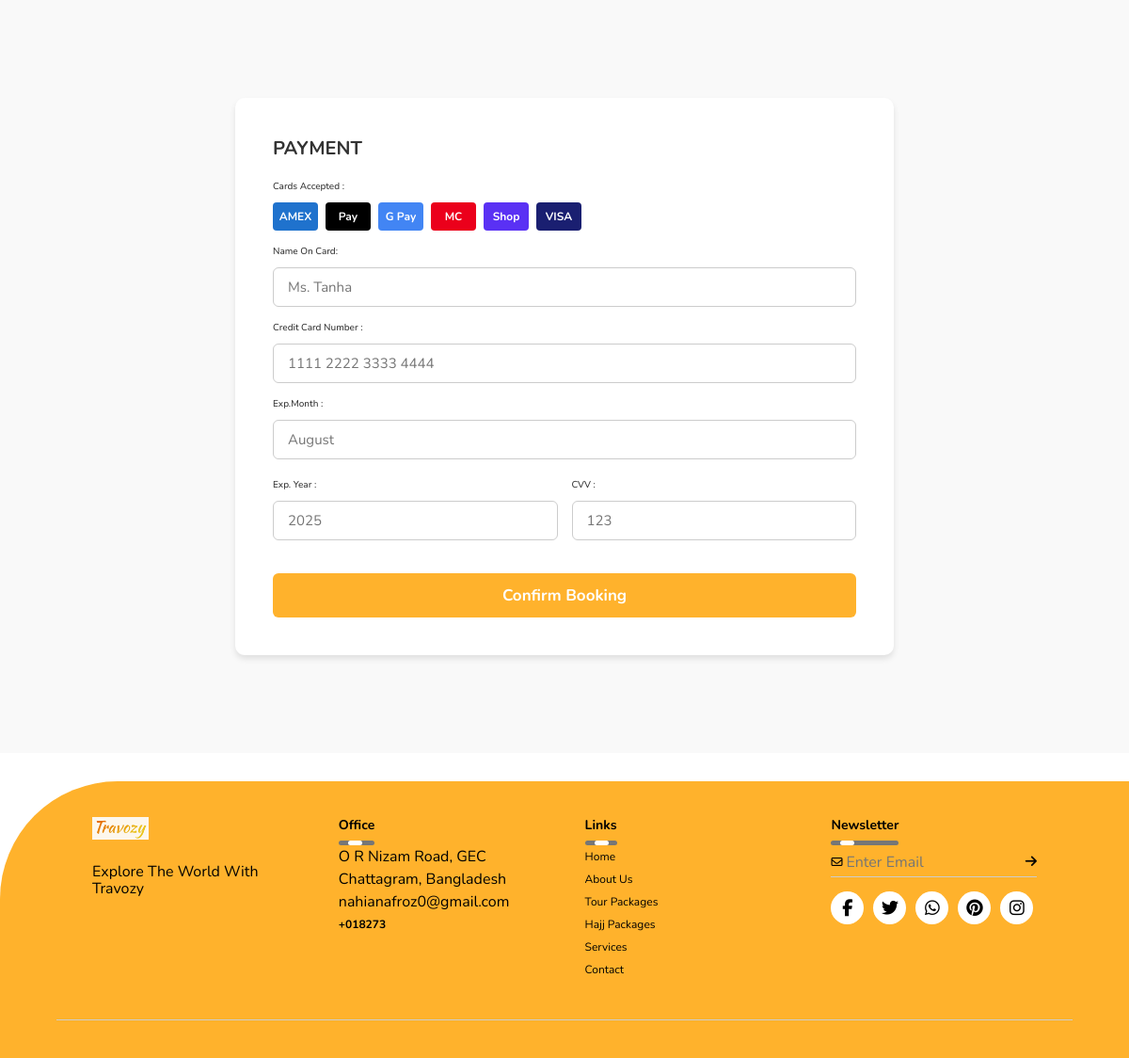
Page /payment/1/ on the earlier database version.
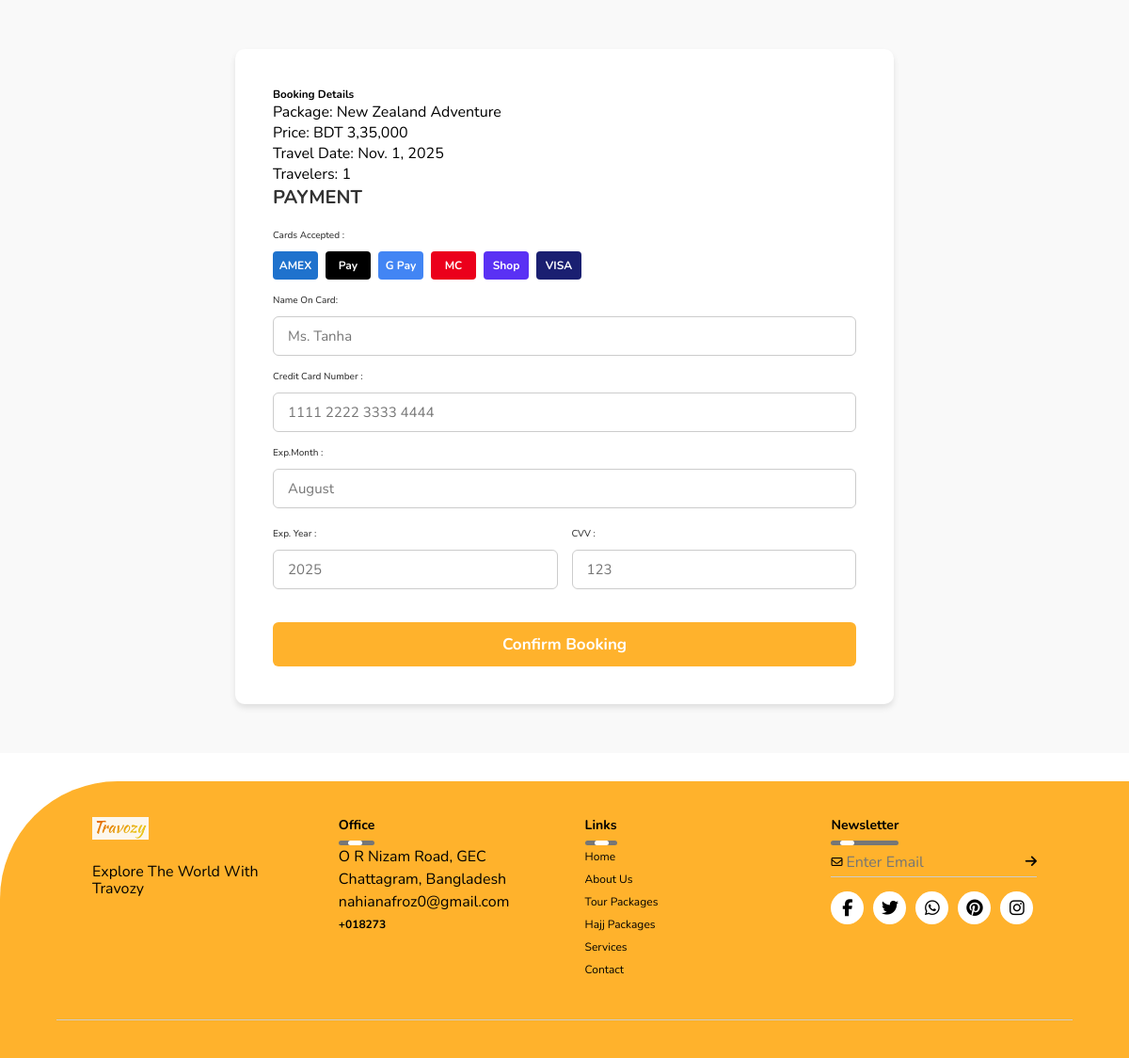
Same page on the later database version.
### Tra_vozy/models.py (models this page shows, shortened)
class Booking(models.Model):
    PACKAGE_TYPES = [
        ('tour', 'Tour Package'),
        ('hajj', 'Hajj Package'),
    ]
    package_id = models.CharField(max_length=50)
    package_type = models.CharField(max_length=10, choices=PACKAGE_TYPES, default='tour')
    package_title = models.CharField(max_length=200)
    package_price = models.CharField(max_length=100)
    full_name = models.CharField(max_length=100)
    email = models.EmailField()
    phone = models.CharField(max_length=20)
    travel_date = models.DateField()
    number_of_travelers = models.PositiveIntegerField(default=1)
    special_requests = models.TextField(blank=True, null=True)
    booking_date = models.DateTimeField(default=timezone.now)
    status = models.CharField(max_length=20, default='pending')
    class Meta:
        ordering = ['-booking_date']

### Tra_vozy/views.py (the view)
# urls.py: path('payment/<int:booking_id>/', views.payment_page, name='payment'),
def payment_page(request, booking_id=None):
    context = {}
    if booking_id:
        try:
            booking = Booking.objects.get(id=booking_id)
            context['booking'] = booking
        except Booking.DoesNotExist:
            pass
    return render(request, 'Tra_vozy/payment.html', context)

### Tra_vozy/templates/Tra_vozy/payment.html (shortened to what this page needs)
{% load static %}
<!DOCTYPE html>
<html lang="en">
<head>
    <link rel="stylesheet" href="https://cdnjs.cloudflare.com/ajax/libs/font-awesome/6.7.2/css/all.min.css">
    <link rel="stylesheet" href="{% static 'css/style.css' %}">
    <link href='https://unpkg.com/boxicons@2.1.4/css/boxicons.min.css' rel='stylesheet'>
    <link href="https://unpkg.com/aos@2.3.4/dist/aos.css" rel="stylesheet">
    <link rel="stylesheet" href="https://cdn.jsdelivr.net/npm/swiper@11/swiper-bundle.min.css" />
</head>
<body>
    <div class="payment-container">
        <form action="/process-payment/" method="post">
            {% if booking %}
                <div class="booking-info">
                    <h3>Booking Details</h3>
                    <p>Package: {{ booking.package_title }}</p>
                    <p>Price: {{ booking.package_price }}</p>
                    <p>Travel Date: {{ booking.travel_date }}</p>
                    <p>Travelers: {{ booking.number_of_travelers }}</p>
                </div>
            {% endif %}
            <div class="payment-column">
                <h3 class="payment-title">payment</h3>
                <div class="payment-input-box">
                    <span>Cards Accepted :</span>
                    <div class="payment-cards">
                        <div class="payment-card-icon payment-amex">AMEX</div>
                        <div class="payment-card-icon payment-apple">Pay</div>
                        <div class="payment-card-icon payment-google">G Pay</div>
                        <div class="payment-card-icon payment-mastercard">MC</div>
                        <div class="payment-card-icon payment-shop">Shop</div>
                        <div class="payment-card-icon payment-visa">VISA</div>
                    </div>
                </div>
                <div class="payment-input-box">
                    <span>Name On Card:</span>
                    <input type="text" name="card_name" placeholder="Ms. Tanha" required>
                </div>
                <div class="payment-input-box">
                    <span>Credit Card Number :</span>
                    <input type="text" name="card_number" placeholder="1111 2222 3333 4444" required>
                </div>
                <div class="payment-input-box">
                    <span>Exp.Month :</span>
                    <input type="text" name="exp_month" placeholder="August" required>
                </div>
                <div class="payment-flex">
                    <div class="payment-input-box">
                        <span>Exp. Year :</span>
                        <input type="text" name="exp_year" placeholder="2025" required>
                    </div>
                    <div class="payment-input-box">
                        <span>CVV :</span>
                        <input type="text" name="cvv" placeholder="123" required>
                    </div>
                </div>
            </div>
            <button type="submit" class="payment-btn">Confirm Booking</button>
        </form>
    </div>
    <footer class="footer" data-aos="fade-right" data-aos-duration="1000" data-aos-easing="ease-in-out">
        <div class="row">
            <div class="col">
                <img src="{% static 'img/Capture.png' %}" class="logo" />
                <p>Explore the world with Travozy</p>
            </div>
            <div class="col">
                <h3>Office <div class="underline"><span></span></div>
                </h3>
                <p>O R Nizam Road, GEC</p>
                <p>Chattagram, Bangladesh</p>
                <p class="email-id">nahianafroz0@gmail.com</p>
                <h4>+018273</h4>
            </div>
            <div class="col">
                <h3>Links<div class="underline"><span></span></div>
                </h3>
                <ul>
                    <li><a href="{% url 'index' %}">Home</a></li>
                    <li><a href="{% url 'about' %}">About us</a></li>
                    <li><a href="{% url 'tour-packages' %}">Tour packages</a></li>
                    <li><a href="{% url 'hajj' %}">Hajj Packages</a></li>
                    <li><a href="{% url 'services' %}">Services</a></li>
                    <li><a href="{% url 'contact' %}">Contact</a></li>
                </ul>
            </div>
            <div class="col">
                <h3>Newsletter<div class="underline"><span></span></div>
                </h3>
                <form>
                    <i class="far fa-envelope"></i>
                    <input type="email" placeholder="Enter Email" required />
                    <button type="submit"><i class="fas fa-arrow-right"></i></button>
                </form>
                <div class="social-icons">
                    <a href="https://facebook.com" target="_blank"><i class="fab fa-facebook-f"></i></a>
                    <a href="https://twitter.com" target="_blank"><i class="fab fa-twitter"></i></a>
                    <a href="https://whatsapp.com" target="_blank"><i class="fab fa-whatsapp"></i></a>
                    <a href="https://pinterest.com" target="_blank"><i class="fab fa-pinterest"></i></a>
                    <a href="https://instagram.com" target="_blank"><i class="fab fa-instagram"></i></a>
                </div>
            </div>
        </div>
        <hr />
    </footer>
</html>

### Tra_vozy/static/css/style.css (style rules this page uses)
:root { --golden: #ffb22c; }
* { font-family: "Nunito", sans-serif; margin: 0; padding: 0; box-sizing: border-box; text-transform: capitalize; outline: none; border: none; text-decoration: none; transition: all 0.2s linear; }
html { font-size: 62.5%; overflow-x: hidden; scroll-padding-top: 6rem; scroll-behavior: smooth; }
input[type="text"], input[type="email"], input[type="password"] { text-transform: none !important; -webkit-text-transform: none !important; -moz-text-transform: none !important; -ms-text-transform: none !important; font-variant: none !important; text-rendering: auto !important; }
.footer { width: 100%; background: #ffb22c; color: #000; padding: 20px 0; border-top-left-radius: 125px; font-size: 12px; line-height: 18px; text-align: center; margin-top: 30px; }
.footer .row { width: 85%; margin: auto; display: flex; flex-wrap: wrap; align-items: stretch; justify-content: space-between; padding: 10px 0; }
.footer .col { flex-basis: 23%; padding: 8px; box-sizing: border-box; text-align: left; }
.footer .col p, .footer .col ul { margin: 0; padding: 0; }
.footer .col p { margin-bottom: 6px; }
.footer .col ul li { margin-bottom: 6px; }
.footer .logo { width: 60px; margin-bottom: 20px; height: 24px; }
.footer .col h3 { width: fit-content; margin-bottom: 15px; position: relative; }
.footer .email-id { text-transform: none; width: fit-content; margin-bottom: 1px solid #ccc; margin: 15px 0; }
.footer ul li { list-style: none; }
.footer ul li a { text-decoration: none; color: #000; font-size: 12px; transition: color 0.3s ease, transform 0.3s ease; }
.footer form { display: flex; align-items: center; justify-content: space-between; border-bottom: 1px solid #ccc; margin-bottom: 15px; }
.footer form input { text-transform: none; flex: 1; margin-right: 8px; padding: 4px; border: none; outline: none; background: transparent; color: #fff; }
.footer form button { background: transparent; border: none; outline: none; cursor: pointer; }
.footer form button .fas { font-size: 14px; color: #000; transition: all 0.3s ease; }
.footer .social-icons { display: flex; flex-wrap: wrap; gap: 10px; }
.footer .social-icons .fab { width: 35px; height: 35px; border-radius: 50%; text-align: center; line-height: 35px; font-size: 18px; color: #000; background: #fff; cursor: pointer; transition: all 0.3s ease; }
.footer hr { width: 90%; border: 0; border-bottom: 1px solid #ccc; margin: 20px auto; }
.footer .underline { width: 100%; height: 5px; background: #767676; border-radius: 3px; position: absolute; top: 25px; left: 0; overflow: hidden; }
.footer .underline span { width: 15px; height: 100%; background: #fff; border-radius: 3px; position: absolute; top: 0; left: 10px; animation: moving 2s linear infinite; }
p { font-size: 16px; }
input, select, textarea { width: 100%; padding: 12px; border: 1px solid #ddd; border-radius: 5px; font-size: 16px; }
.payment-container { display: flex; justify-content: center; align-items: center; min-height: 100vh; background: #f9f9f9; padding: 25px; }
.payment-container form { width: 700px; padding: 40px; background: #fff; border-radius: 10px; box-shadow: 0 4px 6px rgba(0, 0, 0, 0.1); }
.payment-column { flex: 1 1 250px; }
.payment-title { font-size: 20px; color: #333; text-transform: uppercase; margin-bottom: 20px; font-weight: bold; }
.payment-input-box { margin: 15px 0; }
.payment-input-box span { display: block; margin-bottom: 10px; font-weight: 500; color: #333; }
.payment-input-box input { width: 100%; padding: 10px 15px; border: 1px solid #ccc; border-radius: 6px; font-size: 15px; box-sizing: border-box; }
.payment-flex { display: flex; gap: 15px; }
.payment-flex .payment-input-box { margin-top: 5px; flex: 1; }
.payment-cards { display: flex; gap: 8px; align-items: center; margin-top: 8px; }
.payment-card-icon { height: 30px; width: 48px; border-radius: 4px; display: flex; align-items: center; justify-content: center; font-size: 12px; font-weight: bold; color: white; }
.payment-amex { background: #1f72cd; }
.payment-apple { background: #000; }
.payment-google { background: #4285f4; }
.payment-mastercard { background: #eb001b; }
.payment-shop { background: #5a31f4; }
.payment-visa { background: #1a1f71; }
.payment-btn { width: 100%; padding: 12px; background: #FFB22C; border: none; outline: none; border-radius: 6px; font-size: 17px; margin-top: 20px; cursor: pointer; transition: .5s; color: white; font-weight: bold; }

Differences in the rows shown:
added Booking: package_title "New Zealand Adventure", package_price "BDT 3,35,000", travel_date "Nov. 1, 2025", number_of_travelers "1"
Other differences:
text now shown: "Booking Details Package: Price: Travel Date: Travelers:"
